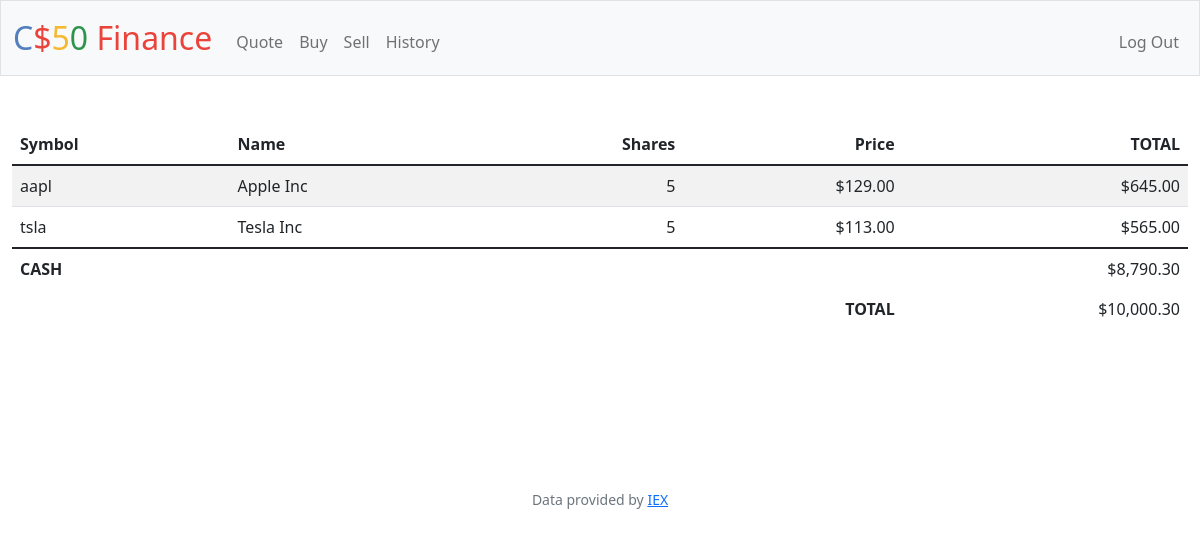
The page / (signed in) on the database its author committed.
### tables this page shows
CREATE TABLE transactions (
id INTEGER PRIMARY KEY AUTOINCREMENT,
user_id INTEGER NOT NULL,
name TEXT NOT NULL,
timimg TIMESTAMP DEFAULT CURRENT_TIMESTAMP,
symbol TEXT NOT NULL,
type TEXT NOT NULL,
shares INTEGER NOT NULL,
price INTEGER NOT NULL,
FOREIGN KEY(user_id) REFERENCES users(id)
);

CREATE TABLE users (id INTEGER PRIMARY KEY AUTOINCREMENT NOT NULL, username TEXT NOT NULL, hash TEXT NOT NULL, cash NUMERIC NOT NULL DEFAULT 10000.00);

### app.py (the view)
@app.route("/")
@login_required
def index():
    values = db.execute(
        "SELECT symbol, name, price, SUM(shares) AS shares FROM transactions WHERE user_id = ? GROUP BY symbol", session["user_id"])
    cash = db.execute("SELECT cash FROM users WHERE id = ?", session["user_id"])[0]["cash"]
    total = cash
    for value in values:
        total += value["price"] * value["shares"]
    return render_template("index.html", values=values, cash=cash, usd=usd, total=total)

### app.py (called while the page is built)
@app.after_request
def after_request(response):
    response.headers["Cache-Control"] = "no-cache, no-store, must-revalidate"
    response.headers["Expires"] = 0
    response.headers["Pragma"] = "no-cache"
    return response

### helpers.py (called while the page is built)
def login_required(f):
    @wraps(f)
    def decorated_function(*args, **kwargs):
        if session.get("user_id") is None:
            return redirect("/login")
        return f(*args, **kwargs)
    return decorated_function

def usd(value):
    return f"${value:,.2f}"

### templates/index.html (shortened to what this page needs)
{% extends "layout.html" %}
{% block main %}
    <table class="table table-striped">
        <thead>
            <tr>
                <th class="text-start">Symbol</th>
                <th class="text-start">Name</th>
                <th class="text-end">Shares</th>
                <th class="text-end">Price</th>
                <th class="text-end">TOTAL</th>
            </tr>
        </thead>
        <tbody>
            {% for value in values %}
                {% if value["shares"] > 0 %}
                    <tr>
                        <td class="text-start">{{ value.symbol }}</td>
                        <td class="text-start">{{ value.name }}</td>
                        <td class="text-end">{{ value.shares }}</td>
                        <td class="text-end">{{ usd(value.price) }}</td>
                        <td class="text-end">{{ usd((value.price)*(value.shares)) }}</td>
                    </tr>
                {% endif %}
            {% endfor %}
        </tbody>
        <tfoot>
            <tr>
                <td class="border-0 fw-bold text-start">CASH</td>
                <td class="border-0 text-end" colspan="4">{{ usd(cash) }}</td>
            </tr>
            <tr>
                <td class="border-0 fw-bold text-end" colspan="4">TOTAL</td>
                <td class="border-0 w-bold text-end">{{ usd(total) }}</td>
            </tr>
        </tfoot>
    </table>
{% endblock %}

### rows shown on the page
transactions: symbol "aapl", name "Apple Inc", shares "5", price "$129.00", price "$645.00"
transactions: symbol "tsla", name "Tesla Inc", shares "5", price "$113.00", price "$565.00"
users: cash "$8,790.30"

### other values the page prints
{{ usd(total) }} "$10,000.30"
